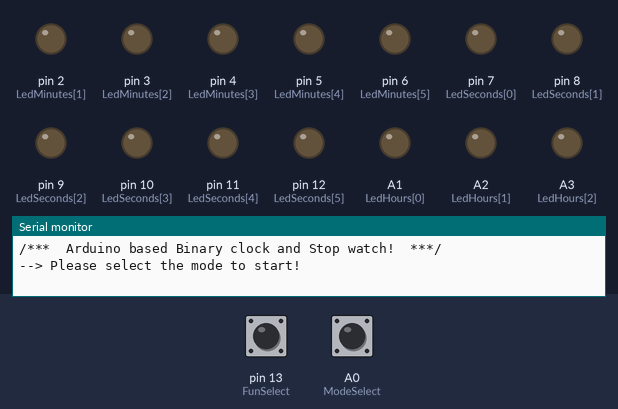
A sketch run on a simulated Arduino Uno, built with avr-gcc and run on an emulated ATmega328P. Shown: output pins drawn as LEDs (lit = HIGH), the last lines printed to the serial monitor. Dashed ring = blinking. The inputs (shaded band) are chosen by the test bench; at power-on: A0 (ModeSelect) LOW, pin 13 (FunSelect) LOW.

Above: at 2.8 s.
2.9 s: A0 (ModeSelect) pulled HIGH for 1.2 s
At 3.7 s:
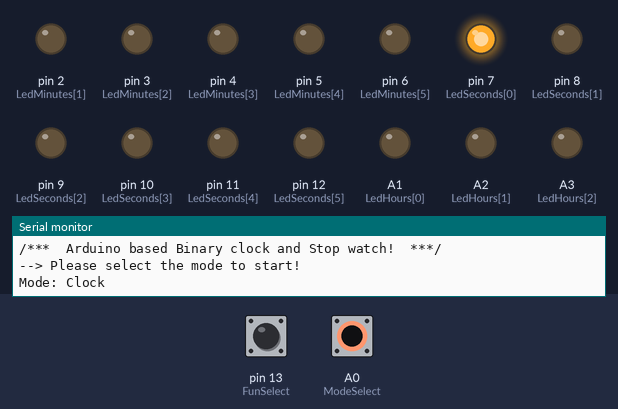
8.2 s: pin 13 (FunSelect) pulled HIGH for 1.2 s
At 9.0 s:
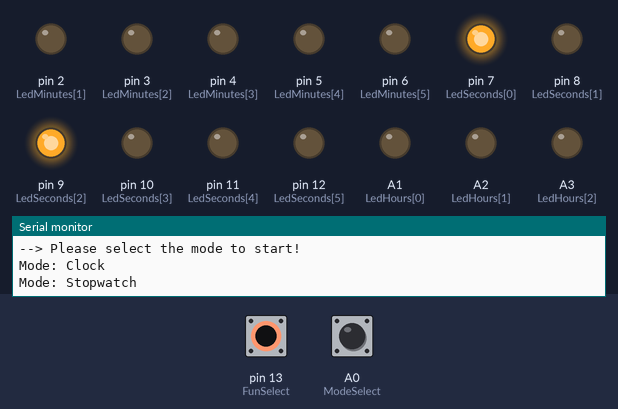
10.9 s: pin 13 (FunSelect) pulled HIGH for 1.2 s
At 14.6 s:
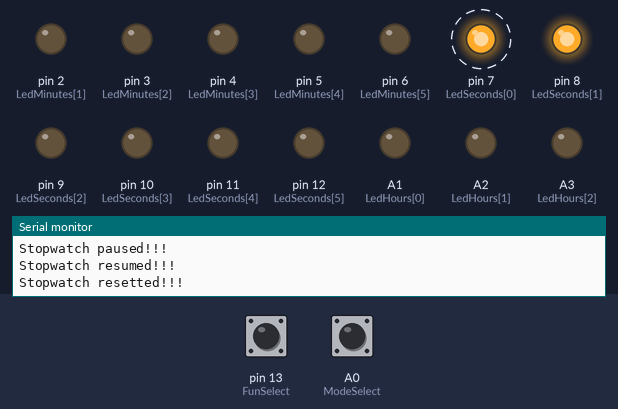
16.2 s: pin 13 (FunSelect) pulled HIGH for 3.2 s
At 20.4 s:
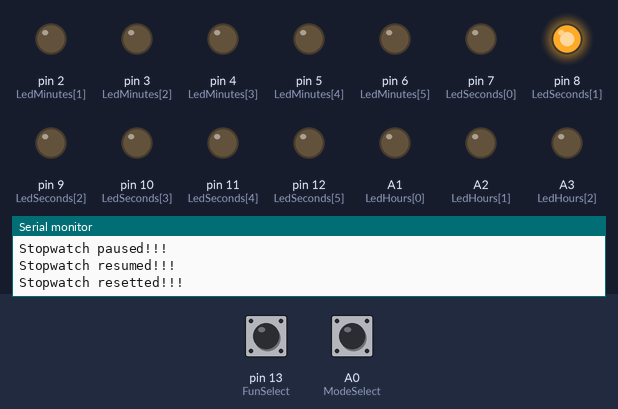
20.9 s: A0 (ModeSelect) pulled HIGH for 1.2 s
At 25.4 s:
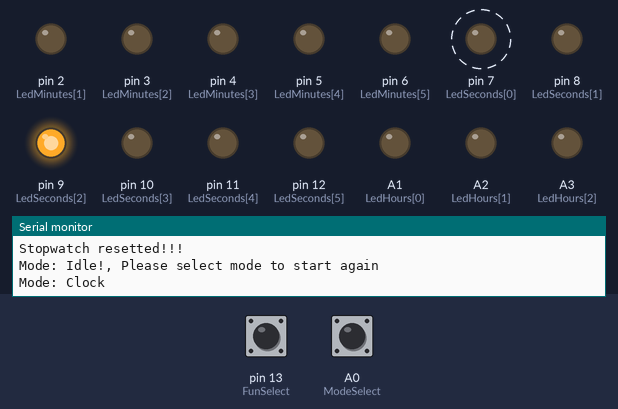
26.2 s: A0 (ModeSelect) pulled HIGH for 3.2 s
At 35.5 s:
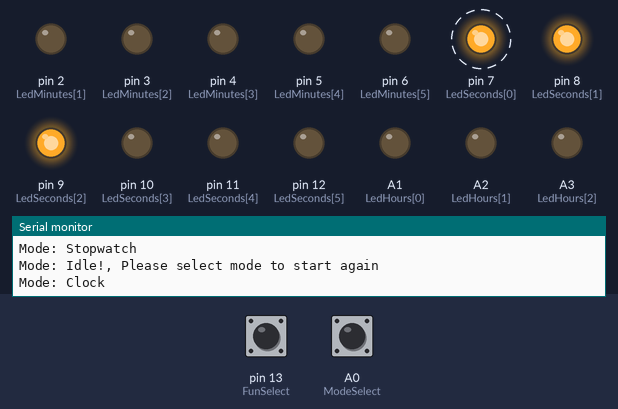
Timing chart, 0 to 39.5 s (numbered marks = the images above; inputs shaded):
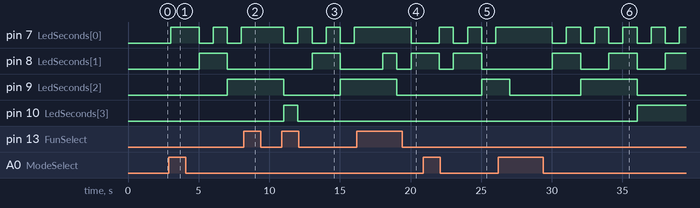

Measured:
- after the input at 2.9 s, pin 7 (LedSeconds[0]): goes HIGH 2.0 s, LOW 1.0 s, HIGH 1.0 s, LOW 1.0 s, then HIGH, starting after 0.13 s; pin 8 (LedSeconds[1]): LOW → HIGH after 2.1 s, → LOW 2.0 s later; pin 9 (LedSeconds[2]): LOW → HIGH after 4.1 s
- after the input at 8.2 s, pin 7 (LedSeconds[0]): stays HIGH (without the input it goes to LOW after 0.83 s); pin 8 (LedSeconds[1]): stays LOW (without the input it goes to HIGH after 0.83 s)
- after the input at 10.9 s, pin 7 (LedSeconds[0]): alternates HIGH for 1.0 s and LOW for 1.0 s, starting after 0.13 s; pin 8 (LedSeconds[1]): LOW → HIGH after 2.1 s, → LOW 2.0 s later; pin 9 (LedSeconds[2]): HIGH → LOW after 0.13 s, → HIGH 4.0 s later; pin 10 (LedSeconds[3]): LOW → HIGH after 0.13 s, → LOW 1.0 s later
- after the input at 16.2 s, pin 10 (LedSeconds[3]): stays LOW (without the input it goes to HIGH after 2.8 s)
- after the input at 20.9 s, pin 10 (LedSeconds[3]): stays LOW (without the input it goes to HIGH after 5.1 s)
- after the input at 26.2 s, pin 11 (LedSeconds[4]): stays LOW (without the input it goes to HIGH after 10.8 s)

The sketch:

Arduino_based_Binary_clock_with_stopwatch.ino
```cpp
/**  Arduino Binary Clock & Stopwatch Project           **/
/**  Part of Embedded Lab Project                       **/
/**  Full project:                                      **/

/* Variable declartion and Pin configrations*/
struct Time {
  uint8_t Hour;
  uint8_t Minute;
  uint8_t Second;
};

Time Clock     = { 0, 0, 0 };  // initialize clock instance
Time StopWatch = { 0, 0, 0 };  // initialize stopwatch instance

int LedSeconds[] = {7,8,9,10,11,12}; // array for seconds leds
int LedMinutes[] = {0,2,3,4,5,6};     // array for Mins leds
int LedHours[]   = {A1,A2,A3,A4,A5};    // array for hours leds

const int ModeSelect = A0;  // the button to select mode between clock & stopwatch
const int FunSelect  = 13;   // the button to pause, resume and reset the stopwatch
int count1, newcount1 = 0;  // for simulating switch counts
int count2, newcount2 = 0;  // for simulating switch counts


bool Modeclock  = false;     // run selected mode clock
bool ModeSW  = false; // run selected mode   stopwatch
bool TimeRun   = true; // display time in binary on leds

int nBitsSeconds;   // for bit conversion of seconds value
int nBitsMinutes;   // for bit conversion of mins value
int nBitsHours;     // for bit conversion of hours value


// Pin cofigration
void setup(void)
{

   nBitsSeconds = sizeof(LedSeconds)/sizeof(LedSeconds[0]) ;
   nBitsMinutes = sizeof(LedMinutes)/sizeof(LedMinutes[0]);
   nBitsHours = sizeof(LedHours)/sizeof(LedHours[0]);

  for (byte i = 0; i < nBitsSeconds; i++) {
    pinMode(LedSeconds[i], OUTPUT);
  }

  for (byte i = 0; i < nBitsMinutes; i++) {
    pinMode(LedMinutes[i], OUTPUT);
  }

  for (byte i = 0; i < nBitsHours; i++) {
    pinMode(LedHours[i], OUTPUT);
  }

  pinMode(ModeSelect, INPUT);


  pinMode(FunSelect, INPUT);


  Serial.begin(9600);

  Serial.println("/***  Arduino based Binary clock and Stop watch!  ***/");
  Serial.println("--> Please select the mode to start!");
}

/*  the main routine*/
void loop(void)
{

  /* mode selection clock, stopwatch and idle mode */
  if(digitalRead(A0) == HIGH){
    newcount1 = count1 + 1;
    if(newcount1!= count1){

      switch(newcount1){
        case 1: Modeclock = true;  // for clock mode to operate
          ModeSW = false;
          TimeRun = true;
          Serial.println("Mode: Clock");
          Clock = {0,0,0};
          count2 = 0;
          newcount2 = 0;
        break;
        case 2: ModeSW = true;     // for stopwatch mode to operate
          TimeRun = true;
          Modeclock = false;
          Serial.println("Mode: Stopwatch");
          StopWatch = { 0, 0, 0 };
        break;
        default:                  // do nothing
          Modeclock = false;
          ModeSW = false;
          StopWatch = { 0, 0, 0 };
          TimeRun = true;
          newcount1 = 0;
          count2 = 0;
          newcount2 = 0;
        Serial.println("Mode: Idle!, Please select mode to start again");
        break;
      }
       count1 = newcount1;
    }
  }

  /*  function selection in stopwatch i.e., pause,resume and reset */
  if(digitalRead(13)== HIGH){
    newcount2 = count2 + 1;
    if(newcount2!= count2){
     if (ModeSW){
        switch(newcount2){
          case 1: TimeRun = false;   //
           Serial.println("Stopwatch paused!!!");
          break;
          case 2: TimeRun = true;
          Serial.println("Stopwatch resumed!!!");
          break;
          default:
          StopWatch = { 0, 0, 0 };
          TimeRun = true;
          newcount2 = 0;
          Serial.println("Stopwatch resetted!!!");
          break;
      }

      }
      count2 = newcount2;
    }
  }

  /* main routine works based on mode and function selections*/
  if (Modeclock ){                                                  //clock mode
    Tick(Clock);
    Clock.Hour = (Clock.Hour + StopWatch.Hour) % 24;
    Clock.Minute = (Clock.Minute + StopWatch.Minute ) % 60;
    Clock.Second = (Clock.Second + StopWatch.Second) % 60;
    if (TimeRun) {
      displayBinarySeconds(Clock.Second);
      displayBinaryMinutes(Clock.Minute);
      displayBinaryHours(Clock.Hour);
    }
  } else if(ModeSW) {                                        //stopwatch mode
    Tick(StopWatch);
    StopWatch.Hour = (StopWatch.Hour) % 24;
    StopWatch.Minute = (StopWatch.Minute) % 60;
    StopWatch.Second = ( StopWatch.Second) % 60;
     if (TimeRun) {                                         //display time
      displayBinarySeconds(StopWatch.Second);
      displayBinaryMinutes(StopWatch.Minute);
      displayBinaryHours(StopWatch.Hour);
    }
  }else{


  }
  delay(1000);   // 1000 milliseconds = approx. 1 second delay
}

// displays time seconds, minutes and hours
void displayBinarySeconds(byte nSec)
{
  for (byte i = 0; i < nBitsSeconds; i++) {
    digitalWrite(LedSeconds[i], nSec & 1);
    nSec /= 2;
  }
}

void displayBinaryMinutes(byte nMin)
{
  for (byte i = 0; i < nBitsMinutes; i++) {
    digitalWrite(LedMinutes[i], nMin & 1);
    nMin /= 2;
  }
}

void displayBinaryHours(byte nHr)
{
  for (byte i = 0; i < nBitsHours; i++) {
    digitalWrite(LedHours[i], nHr & 1);
    nHr /= 2;
  }
}

// Calculates time, increments secends,minutes and hours counters
void Tick(struct Time &Temp){
  Temp.Second = (Temp.Second + 1);
  if (Temp.Second > 59)
  {
    Temp.Second = 0;
    Temp.Minute = (Temp.Minute + 1);
    if (Temp.Minute > 59)
    {
      Temp.Minute = 0;
      Temp.Hour = (Temp.Hour + 1);
      if (Temp.Hour > 23)
      {
        Temp.Hour = 0;
        Temp.Minute = 0;
        Temp.Second = 0;
      }
    }
  }
}
```
